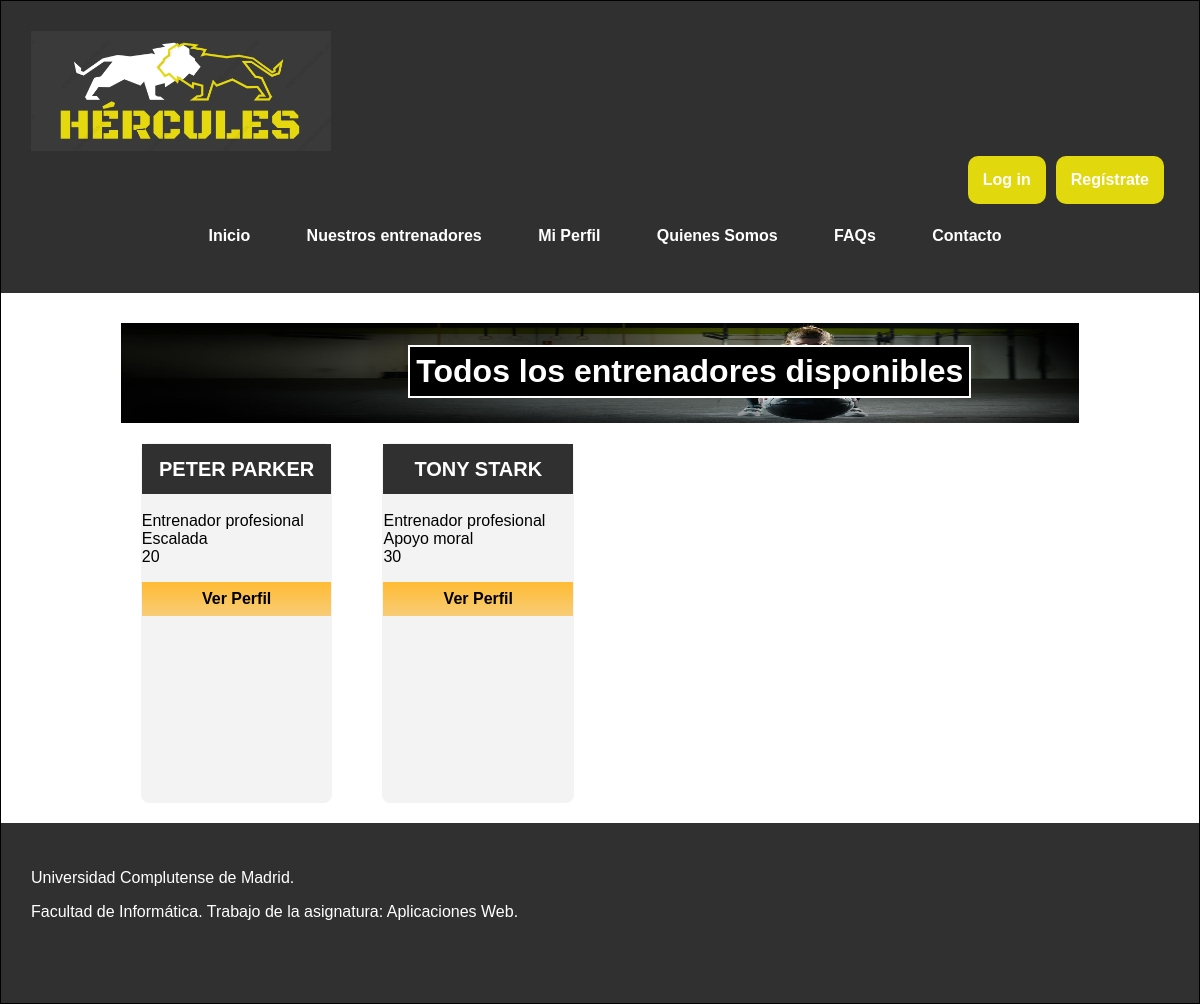
The page /entrenadores.php on the database as committed earlier.
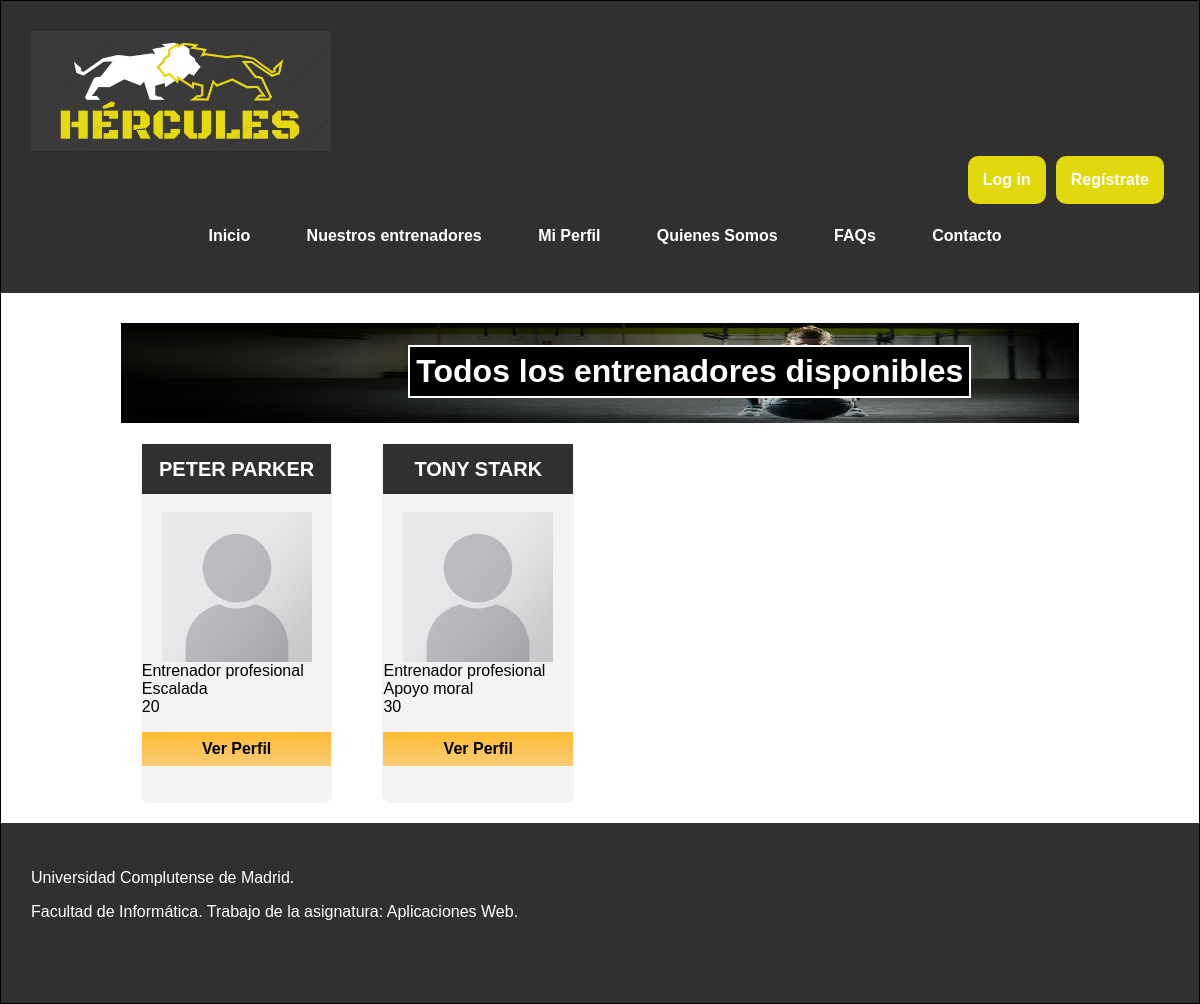
The same page on the database as committed later.
### tables this page shows
CREATE TABLE `usuario` (
  `nif` varchar(10) NOT NULL,
  `nombre` varchar(30) NOT NULL,
  `contrasenna` varchar(255) NOT NULL,
  `foto` varchar(255) DEFAULT 'includes/img/usuarios/default.png',
  `email` varchar(30) NOT NULL,
  `sexo` varchar(6) DEFAULT NULL,
  `fechaNac` date DEFAULT NULL,
  `telefono` varchar(15) DEFAULT NULL,
  `ubicacion` varchar(50) DEFAULT NULL,
  `peso` decimal(5,0) DEFAULT NULL,
  `altura` decimal(5,0) DEFAULT NULL,
  `preferencias` varchar(50) DEFAULT NULL,
  `tipoUsuario` tinyint(1) NOT NULL DEFAULT 0,
  `titulacion` varchar(30) DEFAULT NULL,
  `especialidad` varchar(50) DEFAULT NULL,
  `experiencia` varchar(30) DEFAULT NULL
);

### includes/DAOs/DAO.php (called while the page is built, shortened)
<?php
class DAO {
    private $servername = "localhost";
    private $username = "hercules";
    private $password = "iG8hC62acnPrvIeU";
    private $dbname = "hercules";
    private $mysqli = null;
    public function __construct(){
        if(!$this->mysqli){
            $this->mysqli = new mysqli($this->servername, $this->username, $this->password, $this->dbname);
        }
    }
    protected function consultarv2($sql){
        if ($sql != "") {
            $consulta = $this->mysqli->query($sql) or die ($this->mysqli->error. " en la linea ".(__LINE__-1));
            $tablaDatos = array();
            if (substr($sql, 0, 6) == "SELECT") {
                if ($consulta) {
                    while ($fila = mysqli_fetch_assoc($consulta)){
                        array_push($tablaDatos, $fila);
                    }
                }
            }
            return $tablaDatos;
        }
        else {
            return 0;
        }
    }
}
?>

### includes/controller.php (called while the page is built, shortened)
<?php
require_once(__DIR__ . '/DAOs/usuarioDAO.php');
class controller{
    private $usuarioDAO;
    private static $instance = null;
    public function __construct(){
        $this->usuarioDAO = new UsuarioDAO();
    }
     public static function getInstance() {
        if (null === self::$instance) {
            self::$instance = new self();
        }
        return self::$instance;
    }
    public function listarEntrenadores($nif=0){
        $col='nif, nombre, titulacion, especialidad, experiencia, foto';
        $cond='';
        if ($nif) {
            $cond="tipoUsuario = 1 AND nif != '" .$nif."'";
        }
        else {
            $cond="tipoUsuario = 1";
        }
        return $consulta = $this->usuarioDAO->selectUsuario($col, $cond);
    }
}

### includes/config.php (called while the page is built, shortened)
<?php
require_once __DIR__.'/controller.php';
$ctrl = controller::getInstance();
?>

### includes/DAOs/usuarioDAO.php (called while the page is built, shortened)
<?php
require_once(__DIR__.'/DAO.php');
class UsuarioDAO extends DAO {
    public function selectUsuario($col, $cond){
        $query = "";
        if ($cond == "") {
            $query = "SELECT ".$col." FROM usuario";
        }
        else {
            $query = "SELECT ".$col." FROM usuario WHERE ".$cond;
        }
        return $this->consultarv2($query);
    }
}
?>

### entrenadores.php (the view, shortened to what this page needs)
<?php
	require_once 'includes/config.php';
?>
<!DOCTYPE html>
<html>
<head>
	<link rel="stylesheet" type="text/css" href="includes/estilo.css" />
	<link rel="stylesheet" type="text/css" href="includes/estiloMenu.css" />
	<link rel="stylesheet" type="text/css" href="includes/estiloPagsCabecera.css" />
</head>
<body>
<div id="contenedor">
	<?php
		require('includes/comun/cabecera.php');
	?>
	<div id="contenido">
		<div class="cab">
		<h1>Todos los entrenadores disponibles</h1>
		</div>
		<?php
		if (!isset($_GET['perfil'])) {
		    $arr = $ctrl->listarEntrenadores( (isset($_SESSION['login']))? $_SESSION['usuario']->getNif() : 0);
		    if (count($arr) > 0) {
		    	echo '<div class="entrenadores-all">';
		    	echo '<ul>';
		        foreach ($arr as $key => $valor) {
		            echo '<li>';
		            echo '<h4>'.$valor['nombre'].'</h4>'.'<br>';
		            if (file_exists($valor['foto'])) {
		                echo '<img src="'.$valor['foto'].'" width="300" height="120" alt="Foto usuario">';
		            }
		            echo $valor['titulacion'].'<br>';
		            echo $valor['especialidad'].'<br>';
					    echo $valor['experiencia'].'</p>';
		            echo "<a href= entrenadores.php?perfil=".$valor['nif'].">Ver Perfil</a>";
		            echo '</li>';
		        }
		        echo '</ul>';
		        echo '</div>';
		    }
		    else {
		        echo "No parece haber entrenadores disponibles ahora mismo. Vuelve mas tarde.";
		    }
		}
		?>
	</div>
	<?php
		require('includes/comun/pie.php');
	?>
</div>
</body>
</html>

### includes/comun/cabecera.php (shortened to what this page needs)
<div id="cabecera">
		<img src="includes/img/Hercules_logo.png" width="300" height="120" alt="Logo de Hercules: la web">
    	<div class="saludo">
    		<?php
    		if (isset($_SESSION['login'])) {
    			echo  "Has entrado como " . $_SESSION['usuario']->getNombre() . ". ". '<a href= logout.php>' . "Logout" . '</a>';
    		}
    		else {
    			echo '<a href= login.php>Log in</a>';
    			echo '<br>';
    			echo '<a href= registro.php>Regístrate</a>';
    			echo '<br>';
    		}
    		?>
    	</div>
    	<div class="menu">
    		<ul>
    		  <li><a href= index.php>Inicio</a></li>
    		  <li><a href= entrenadores.php>Nuestros entrenadores</a></li>
    		  <li class="submenu"><a href= miPerfil.php>Mi Perfil</a>
              </li>
    		  <li><a href= quienes_somos.php>Quienes Somos</a></li>
    		  <li><a href= faqs.php>FAQs</a></li>
    		  <li><a href= contacto.php>Contacto</a></li>
    		</ul>
    	</div>
</div>

### includes/comun/pie.php
<div id="pie">
	<p>Universidad Complutense de Madrid.</p>
	<p>Facultad de Informática. Trabajo de la asignatura: Aplicaciones Web.</p>
</div>

### includes/estilo.css (style rules this page uses)
body { width: 100%; font-family: "Trebuchet MS", Helvetica, sans-serif; margin: 0; padding: 0; background-color: white; }
div#contenedor { margin: auto; border: 1px solid black; background-color: white; }
div#cabecera { padding: 30px; height: auto; background-color: #303030; color: white; display: flex; flex-direction: column; }
div#cabecera a, div#cabecera a:visited { color: white; font-weight: bold; text-decoration: none; }
div#cabecera .saludo { display: flex; justify-content: flex-end; }
div#cabecera .saludo a { background-color: #e1d80d; padding: 15px; border-radius: 10px; margin: 5px; }
div#cabecera .menu { display: flex; justify-content: space-around; }
div#contenido { padding-top: 30px; min-height: 500px; width: 80%; background-color: white; margin-left: 10%; overflow:auto; }
div#pie { padding: 30px; height: 120px; background-color: #303030; color: white; }

### includes/estiloMenu.css (style rules this page uses)
.menu ul { list-style-type: none; margin: 0; padding: 0; overflow: hidden; display: flex; list-style: none; flex-direction: row; }
.menu ul li { margin-left: 10px; padding: 0.2em; }
.menu a { display: block; padding: 15px 20px; color: #fff; text-decoration: none; }

### includes/estiloPagsCabecera.css (style rules this page uses)
div#contenido .cab { width: 100%; height: 100px; background-color: #fff; overflow: hidden; position: relative; margin: auto; padding: 0; }
div#contenido .cab h1 { position: absolute; left: 30%; color: white; border: 2px solid white; background: black; padding: 6px; }
div#contenido .entrenadores-all { display: flex; justify-content: space-around; flex-direction: row; display: block; position: relative; font-size: 16px; }
.entrenadores-all ul { padding: 0px; margin: 0px; }
.entrenadores-all ul li { list-style: none; float: left; width: 20%; height: 360px; background: #F3F3F3; margin: 20px 30px 0px 20px; box-sizing: border-box; border-radius: 8px; border: 1px solid #F3F3F3; }
.entrenadores-all ul li h4 { width: 100%; height: 50px; line-height: 50px; background: #303030; text-align: center; color: white; font-size: 20px; margin: auto; }
.entrenadores-all ul li a { display: block; text-decoration: none; background: linear-gradient(#FFBB33, #F8CC76); padding: 8px; text-align: center; color: black; margin: auto; font-weight: 600; }
.entrenadores-all img { width: 150px; height: 150px; display:block; margin:auto; }

Rows that differ between the two databases and show on the page:
changed usuario "PETER PARKER": foto: picture added
changed usuario "TONY STARK": foto: picture added
